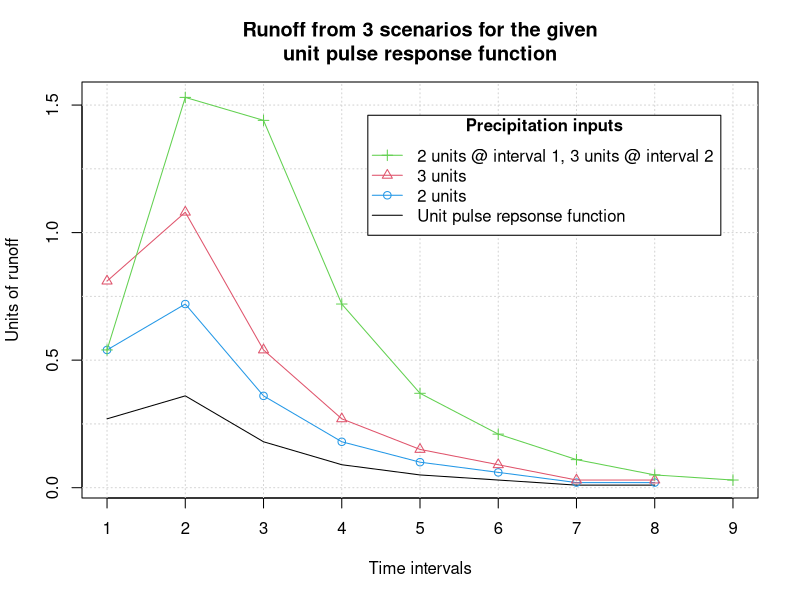

The R script that drew this image: (Note: this script raises an error after producing the figure.)
## Homework 7
## HW7.1 - Chow 7.2.2
# A system has the following unit pulse response function:
ur=c(0.27,0.36,0.18,0.09,0.05,0.03,0.01,0.01)
# Calculate the output from this system if it has input of
# a)
a=2 #units
# response to a
r.a=a*ur
# [1] 0.54 0.72 0.36 0.18 0.10 0.06 0.02 0.02
# b)
# response to b
b=3 # units
r.b=b*ur
# [1] 0.81 1.08 0.54 0.27 0.15 0.09 0.03 0.03
# c)
c.1=2 # units in the first time interval
c.2=3 #units in the second time interval
r.c=c(c.1*ur,0)+c(0,c.2*ur)
# [1] 0.54 1.53 1.44 0.72 0.37 0.21 0.11 0.05 0.03

plot(y=range(r.a,r.b,r.c),x=c(1,length(r.c)),type="n",main="Runoff from 3 scenarios for the given\nunit pulse response function",ylab="Units of runoff", xlab="Time intervals",xaxt="n")
axis(1,at=1:length(r.c),labels=1:length(r.c))
abline(v=1:length(r.c),h=seq(0,1.5,0.25),lty="dotted",col="lightgray")
lines(ur,type="l",col=1)
lines(r.a,type="o",pch=1,col=4)
lines(r.b,type="o",pch=2,col=2)
lines(r.c,type="o",pch=3,col=3)
legend("topright",inset=c(0.055,0.08),legend=c("2 units @ interval 1, 3 units @ interval 2", "3 units","2 units", "Unit pulse repsonse function"), col=c(3,2,4,1),pch=c(3,2,1,NA),lty=1,title=expression(bold("Precipitation inputs")))

tbl=as.data.frame(cbind(1:9,c(r.a,0),c(r.b,0),r.c))
colnames(tbl)=c("Interval",paste0("Scenario ",c("a","b","c")))
tbl
#   Interval Scenario a Scenario b Scenario c
# 1        1       0.54       0.81       0.54
# 2        2       0.72       1.08       1.53
# 3        3       0.36       0.54       1.44
# 4        4       0.18       0.27       0.72
# 5        5       0.10       0.15       0.37
# 6        6       0.06       0.09       0.21
# 7        7       0.02       0.03       0.11
# 8        8       0.02       0.03       0.05
# 9        9       0.00       0.00       0.03

## HW7.2 Chow7.4.5
# An intense storm with approximately constant intensity lasting 6 hours over a  watershed area of 785 km^2 produced the following discharges in Q in m^3/s
# The baseflow Qb has been estimated from the appearance of the observed hydrograph.
# Use deconvolution to determine the 2-hour unit hydrograph
# Given:
# Storm duration:
dur=6 # hours
# Watershed area:
A=785 # km^2
# Hours of observation:
H=seq(0,60,2)
# Unit length:
dt=2 # hours
# Observed streamflow:
Q=c(18,21,28,44,70,118,228,342,413,393,334,270,216,171,138,113,97,84,75,66,59,54,49,46,42,40,38,36,34,33,33) # m^3/s
# Observed baseflow:
Qb=c(18,20,25,32,40,47,54,61,68,75,79,77,73,69,66,63,60,57,55,52,49,47,44,42,40,38,37,35,34,33,33)
# Input from the storm: Streamflow - baseflow
Qd=Q-Qb # m^3/s
tbl=as.data.frame(rbind(H,Q,Qb,Qd))
rownames(tbl)=c("Hour","Q","Qb","Qd = Q-Qb")

# Watershed area in meters:
A.m=A*(1000^2)
Q.d=Qd[which(Qd>0)] # m^3/s
Qd.tot=sum(Q.d*2*3600) # m^3/s*hr*s/hr = m^3
# [1] 15696000 m^3

# number of hydrograph values; duration of direct runoff or direct runoff hydrograph (DRH):
N=length(Qd[which(Qd>0)])
# number of precipitation increments; effective rainfall hyetograph (ERH):
M=6/dt # 6 hour storm / 2 hour blocks 
# number of unit hydrograph ordinates
L=N-M+1

Pe=Qd.tot # m^3
Pe.M=((Pe/M)/A.m)*100 # (m^3/hr)/m^2 * 100 cm/m
# [1] 0.6664968 cm
Pm=c(rep(Pe.M,M),rep(0,length(Q.d)-M)) 

U=NULL
U[[1]]=round(Q.d[[1]]/Pm[[1]],0)
U[[2]]=round((Q.d[[2]]-Pm[[2]]*U[[1]])/Pm[[1]],0)
for(i in M:L){
  U[[i]]=round((Q.d[[i]]-Pm[[3]]*U[[i-2]]-Pm[[2]]*U[[i-1]])/Pm[[1]],0)
}
u=ceiling(log10(max(U)))-2
ylim=round((max(U)*1.1)/(10^(u)),0)*(10^u)
barplot(U,main="Unit hydrograph - Deconvolution method\nHW7.2 (Chow 7.4.5)",space=0,xlab="Interval",ylab=expression(paste("Runoff per unit Precipitation,     ",(m^3/s)/cm)),yaxt="n",ylim=c(0,ylim))
axis(1,at=seq(0,length(U),1),labels=seq(0,length(U),1))
axis(2,at=seq(0,ylim,ylim/10),labels=seq(0,ylim,ylim/10))
box()
U
# [1]   2   3  13  29  65 167 190 161 126  96  68
# [12]  51  34  23  18  15   8   7   6   2   3   3
# [23]   0   0   3

## HW7.3 Chow 7.5.3
# Use the two-hour unit hydrograph determined in prob 7.4.5 to calculate the streamflow hydrograph from a four hour storm in which 5cm of excess rainfall fell in the first two hours, and 6cm in the second two hours.
# Assume the same baseflow rate given in 7.4.5
Qb=c(18,20,25,32,40,47,54,61,68,75,79,77,73,69,66,63,60,57,55,52,49,47,44,42,40,38,37,35,34,33,33)
ur=c(2,3,13,29,65,167,190,161,126,96,68,51,34,23,18,15,8,7,6,2,3,3,0,0,3)

Pe.1=5 #cm
Pe.2=6 #cm
Q=c(0,Pe.1*ur,0)+c(0,0,Pe.2*ur)
Q=Q+Qb[1:length(Q)]    
Q1=c(0,Pe.1*ur,0)
Q1=Q1+Qb[1:length(Q1)]    
Q2=c(0,0,Pe.2*ur)
plot(x=range(0,length(Q)-1),y=range(0,Q),type="n",col=4,main="Chow 7.5.3\nStreamflow Hydrograph based on 2-hour unit hydrograph\nand Qb from Chow 7.4.5",xlab="Hours",ylab=expression(m^3/s),xaxt="n")
abline(h=seq(0,max(Q)+250,250),v=seq(0,length(Q),1),col="lightgray",lty="dotted")
axis(1,at=seq(0,length(Q1),2),labels=seq(0,2*length(Q1),4))
y1=c(Q,rev(Q1))
xx=c(0:(length(Q1)-1),(length(Q)-1):0)
polygon(xx, y1, col="lightblue",border="blue")
y2=c(Qb[1:length(Q)],rev(Q1))
polygon(xx, y2, col="pink",border="red")
y3=c(rep(0,length(Q)),rev(Qb[1:length(Q)]))
polygon(xx, y3, col="lightgray",border="black")
lines(y=Q,x=c(0:(length(Q)-1)),type="o",col="blue",pch=1)
lines(y=Q1,x=0:(length(Q1)-1),type="o",col="red",pch=2)
legend("topright",inset=c(0.11,0.16),legend=c("6 cm rain","5 cm rain","Baseflow, Qb"),col=c(4,2,1),lty=1,title=expression(bold("Streamflow sources")),pch=c(1,2,NA))

## HW7.4 Chow 7.6.2
# A storm on April 16, 1977, on the Shoal Creak Watershed at Northwest Park in Austin, Texas, resulted in the following rainfall-runoff values:
# length of interval:
dt=0.5 # hr.
# time series:
t=seq(dt,9,dt) # hr.
# Precipitation rate per interval:
P=c(0.28,0.12,0.13,0.14,0.18,0.14,0.07) # in
Pm=c(P,rep(0,(length(t)-length(P)))) # in/hr
Q=c(32,67,121,189,279,290,237,160,108,72,54,44,33,28,22,20,18,16) # cfs
# The watershed area:
A=7.03 # mi^2
A.ft=A*5280^2 # ft^2
# number of hydrograph values; duration of direct runoff or direct runoff hydrograph (DRH):
N=length(Q)
# number of precipitation increments; effective rainfall hyetograph (ERH):
M=length(P)
# number of unit hydrograph ordinates
L=N-M+1

# Assume that a uniform loss rate is valid.
# Determine the half-hour unit hydrograph by linear programming.  
## Calculation of the abstraction:
# Total volume of rain = total inches of rain * area of watershed
P.tot=sum(Pm)*A.ft/12 # ft^3
# Volume of direct runoff per timestep:
Q.dt=Q*3600*dt # ft^3/s*s/hr*hr = ft^3
# Total volume of direct runoff:
Q.tot=sum(Q.dt) # ft^3
# [1] 3222000
# Total volume of abstraction:
abstr.vol=P.tot-Q.tot # ft^3
# [1] 14090022
# Abstraction rate per timestep:
abstr=((abstr.vol/A.ft)/M)*12 # (ft^3/ft^2)*in
# [1] 0.1232457
# Excess rainfall per interval:
Pe=P-abstr # in
# [1]  0.156754322 -0.003245678  0.006754322  0.016754322  0.056754322  0.016754322 -0.053245678
# The number of intervals when the abstraction rate is greater than precipitation
Pe.0=length(P[which(P<abstr)])
# [1] 2
# Based on the calculated uniform abstraction rate, two of the intervals have less precipitation than the abstraction.  
### !!! couldn't find a satisfactory way to adjust for the difference in abstraction rates !!! ###

P2=c(0.28,0,0,0.14,0.18,0.14) # in
Pm2=c(P2,rep(0,(length(t)-length(P2)))) # in/hr
# number of precipitation increments; effective rainfall hyetograph (ERH):
M2=length(P2)
# number of unit hydrograph ordinates
L2=N-M2+1

# Assume that a uniform loss rate is valid.
# Determine the half-hour unit hydrograph by linear programming.  
## Calculation of the abstraction:
# Total volume of rain = total inches of rain * area of watershed
P.tot2=sum(Pm2)*A.ft/12 # ft^3
abstr.vol2=P.tot2-Q.tot # ft^3
# [1] 8863751.04
# Abstraction rate per timestep:
abstr2=((abstr.vol2/A.ft)/length(P2[which(P2>0)]))*12 # (ft^3/ft^2)*in
# [1] 0.1232457
# Excess rainfall per interval:
Pe2=ifelse(P2-abstr2<0,0,P2-abstr2) # in

Pe.m=c(Pe2,rep(0,length(t)-length(Pe2)))

# U=NULL
# U[[1]]=Q[[1]]/Pe.m[[1]]
# U[[2]]=(Q[[2]]-Pe.m[[2]]*U[[1]])/Pe.m[[1]]
# U[[3]]=(Q[[3]]-Pe.m[[3]]*U[[1]]-Pe.m[[2]]*U[[2]])/Pe.m[[1]]
# U[[4]]=(Q[[4]]-Pe.m[[4]]*U[[1]]-Pe.m[[3]]*U[[2]]-Pe.m[[2]]*U[[3]])/Pe.m[[1]]
# U[[5]]=(Q[[5]]-Pe.m[[5]]*U[[1]]-Pe.m[[4]]*U[[2]]-Pe.m[[3]]*U[[3]]-Pe.m[[2]]*U[[4]])/Pe.m[[1]]
# for(i in M2:L){
#   U[[i]]=(Q[[i]]-Pe.m[[6]]*U[[i-5]]-Pe.m[[5]]*U[[i-4]]-Pe.m[[4]]*U[[i-3]]-Pe.m[[3]]*U[[i-2]]-Pe.m[[2]]*U[[i-1]])/Pe.m[[1]]
# }
# u=ceiling(log10(max(U)))-1
# ylim=round((max(U)+(10^(u))/2)/(10^(u)),0)*(10^u)
# barplot(U,main="Unit hydrograph\nHW7.2 (Chow 7.4.5)",space=0,xlab=expression(paste(Delta,"t = 2 hours")),ylab="meters",yaxt="n",ylim=c(0,ylim))
# axis(1,at=seq(0,length(U),1),labels=seq(0,length(U)*2,2))
# axis(2,at=seq(0,ylim,ylim/10),labels=seq(0,ylim,ylim/10))
# box()


# Compare the unit hydrograph with that develped in example 7.4.1 for this watershed.

# ### Example 7.4.1 ###
# # find the half-hour unit hydrograph using the excess rainfall hyetograph and the direct runoff hydrograph in table 7.4.2
# # timesteps:
# t=1:11 # 0.5 hr.
# # Excess rainfall:
# P=c(1.06,1.93,1.81) # in.
# # Direct runoff:
# Q=c(428,1923,5297,9131,10625,7834,3921,1846,1402,830,313)
# # number of hydrograph values; duration of direct runoff or direct runoff hydrograph (DRH):
# N=length(Q)
# # number of precipitation increments; effective rainfall hyetograph (ERH):
# M=length(P)
# # number of unit hydrograph ordinates
# L=N-M+1
# U=NULL
# U[[1]]=round(Q[[1]]/P[[1]],0)
# U[[2]]=round((Q[[2]]-P[[2]]*U[[1]])/P[[1]],0)
# for(i in M:L){
#   U[[i]]=round((Q[[i]]-P[[3]]*U[[i-2]]-P[[2]]*U[[i-1]])/P[[1]],0)
# }
# U

u=c(100,200,300,400,500,400,300,200,100)
u.s=NULL
s1=u*(P[[1]]+c(0,P[[3]]))
s2=P[[1]]*u
q1=Q-s1
q2=Q-s2
u=(q1+q2)/(P[[3]]+P[[1]])
u.s[[3]]=u

barplot(Pe.m)
abline(h=abst,col=2)
barplot(P)

Pm.ft.s=(Pm/12)/3600 # ft/s
Total.Pm=Pm.ft.s*A.ft # cfs
abstr1=Total.Pm[[1]]-Q[[1]]
Q.A=Q/A.ft # ft/s
Q.in.hr=Q.A*12*3600 # in/hr
abstr2=Pm[[1]]-Q.in.hr[[1]]
P.abstr=Pm-abstr2
Q1=Q[[1]] # ft^3/s
Q1.ft3.hr=Q1*3600  
Q1.in.hr=Q1*((12)^2)*3600*1/(7.03*5280^2) # in/hr
abstr=P[[1]]-Q1.in.hr
P.total=sum(Pm*0.5*3600)*7.03*5280*5280*12*12
Q.total=sum(Q*0.5*3600) # ft^3
Q.in=(Q.total/(7.03*5280^2))*12
Q

# HW 7.5
#Using the data presented in Chow problem 7.4.5 derive the two-hour unit hydrograph using:
# a) Least squares
# The results from the least squares estimate are found in Table 7.5 and plotted as the green line in Fig. 7.5
# b) Linear programming. 
# Compare the results to the unit hydrograph derived by deconvolution in problem 7.4.5. 

# Unit hydrograph from linear programming (hw7.xlsx)
U.lp=c(1.500382297,3.000764595,13.50344068,28.50726365,64.51643879,168.0428173,189.0481695,160.5409058,127.5324953,94.52408474,67.51720338,52.51338041,33.00841054,22.50573446,19.50496987,13.00407784,11.50344068,5.501146892,4.000764595,5.501911487,1,1,1,1,1)
# Unit hydrograph from least squares (hw7.xlsx)
U.sse=c(0,8.26425546,8.345550103,26.90472824,73.62732324,160.2573023,188.0643258,168.1387056,122.0920146,93.37506372,72.04420971,49.64304383,32.48133663,24.86142168,17.56205372,13.42605458,9.223146667,6.96098992,4.56394952,3.123871456,2.747189675,1.624068092,1.537000656,0.15192708,1.494866717)
# Unit hydrograph from HW 7.2 - Chow 7.4.5
U=c(2,3,13,29,65,167,190,161,126,96,68,51,34,23,18,15,8,7,6,2,3,3,0,0,3)

# # looking at error between estimates, not needed for assignment
# Us=as.data.frame(rbind(U,U.lp,U.sse))
# str(Us)
# Us.2=sapply(Us,sd)
# Us.m=sapply(Us,mean)
# u.2=as.data.frame(t(Us))
# u.2$sd=Us.2
# u.2$mean=Us.m
# u.2$percent=u.2$sd/u.2$mean
# boxplot(u.2$percent)

### Plot to compare unit hydrograph calculation methods
# zero values changed to 1 to allow for a log10 scale on the y-axis
U[23:24]=c(1,1) 
U.sse[1]=1

par(mar=c(5,5,4,2))
u=ceiling(log10(max(U,U.lp,U.sse)))-2
ylim=round((max(U,U.lp,U.sse)*1.1)/(10^(u)),0)*(10^u)
plot(x=range(1,length(U)),y=c(1,max(U,U.sse,U.lp)),main="Comparison of Unit Hydrograph estimates\nHW 7.5 based on Chow 7.4.5",xlab="Interval",ylab=expression(paste("Runoff per unit Precipitation,     ",(m^3/s)/cm)),ylim=c(1,ylim),type="n",log="y")
axis(1,at=seq(0,length(U),1),labels=seq(0,length(U),1))
abline(h=c(1,2,5,10,20,50,100,200),v=c(1:25),col="lightgray",lty="dotted")
lines(x=1:length(U),y=U,type="o",col=2,pch=2)
lines(x=1:length(U.lp),y=U.lp,type="o",col=4)
lines(x=1:length(U.sse),y=U.sse,type="o",col=3,pch=3)
legend("topright",inset=c(0.02,0.04),legend=c("Deconvolution","Linear Programming","Least Squares"),lty=1,title="Unit Hydrograph Calculation Method",pch=c(1,2,3),col=c(4,2,3))

# HW7.6 - Chow 7.7.2
# Using the 10-minute unit hydrograph equations (7.7.9)-(7.7.13), develop the unit hydrograph for a small watershed of 0.3 mi^2 that has a main channel slope of 0.009 ft/ft.  The main channel area is 2000 feet long and the percent imperviousness is 25.  Next, develop the 10-minute unit hydrograph for the same watershed assuming the main channel length is 6000 feet long.  Plot and compare the two unit hydrographs.  Assume n = 0.05 for the main channel.

# 10-minute unit hydrographs
# Espey, Altman and Graves (1977)
# Watershed area:
A=0.3 # mi^2
# Channel slope:
S=0.009 # ft/ft
# Main channel length:
L=2000 # ft
# percent imperviousness:
I=0.25 # %
# Main channel Manning n value:
n=0.05
# Dimensionless watershed conveyance factor; a function of percent imperviousness and roughness (figure 7.7.3 - Chow et al., 1988)
phi=(0.86)
## calculation of unit hydrograph: 
# Time of rise to the peak of the unit hydrograph:
T.p=3.1*(L^0.23)*(S^(-0.25))*(I^(-0.18))*(phi^(1.57)) # minutes, Eq. (7.7.9)
# Peak flow of the unit hydrograph:
Q.p=(31.62*10^3)*(A^0.96)*(T.p^(-1.07)) # cfs/in, Eq. (7.7.10)
# Time of the base of the unit hydrograph
T.B=(125.89*10^3)*A*(Q.p^(-0.95)) # minutes, Eq. (7.7.11)
# Width of the hydrograph at 50% of Q.p
W.50=(16.22*10^3)*(A^0.93)*(Q.p^(-0.92)) # minutes, Eq. (7.7.12)
# Width of the hydrograph at 75% of Q.p
W.75=(3.25*10^3)*(A^0.79)*(Q.p^(-0.78)) # minutes, Eq. (7.7.12)

## Scenario 2
# Main channel length:
L2=6000 # ft
## calculation of unit hydrograph: 
## calculation of unit hydrograph: 
# Time of rise to the peak of the unit hydrograph:
T.p2=3.1*(L2^0.23)*(S^(-0.25))*(I^(-0.18))*(phi^(1.57)) # minutes, Eq. (7.7.9)
# Peak flow of the unit hydrograph:
Q.p2=(31.62*10^3)*(A^0.96)*(T.p2^(-1.07)) # cfs/in, Eq. (7.7.10)
# Time of the base of the unit hydrograph
T.B2=(125.89*10^3)*A*(Q.p2^(-0.95)) # minutes, Eq. (7.7.11)
# Width of the hydrograph at 50% of Q.p
W.502=(16.22*10^3)*(A^0.93)*(Q.p2^(-0.92)) # minutes, Eq. (7.7.12)
# Width of the hydrograph at 75% of Q.p
W.752=(3.25*10^3)*(A^0.79)*(Q.p2^(-0.78)) # minutes, Eq. (7.7.12)

## plot unit hydrographs
# Scenario 1
x=c(0,T.p-W.50/3,T.p-W.75/3,T.p,T.p+2*W.75/3,T.p+2*W.50/3,T.B)
y=c(0,0.5*Q.p,0.75*Q.p,Q.p,0.75*Q.p,0.5*Q.p,0)
# Scenario 2
x2=c(0,T.p2-W.502/3,T.p2-W.752/3,T.p2,T.p2+2*W.752/3,T.p2+2*W.502/3,T.B2)
y2=c(0,0.5*Q.p2,0.75*Q.p2,Q.p2,0.75*Q.p2,0.5*Q.p2,0)
# Plot
plot(x=range(x,x2),y=range(y,y2),type="n",ylab="Direct runoff, cfs / in.",xlab="Minutes",main="10-minute hydrographs for 2 scenarios\nHW 7.6 - Chow 7.7.2")
grid()
lines(y=y,x=x,type="o")
lines(y=y2,x=x2,type="o",col=2,pch=2)
legend("topright",inset=c(0.1,0.12), legend=c("Scenario 1: L = 2000 ft.","Scenario 2: L = 6000 ft."),col=c(1,2),pch=c(1,2),lty=1, title="Main Channel Lengths, L")


# R.tot=0.5*Q.p*(W.50+0.5*(T.B-W.50))+(0.75-0.5)*Q.p*(W.75+0.5*(W.50-W.75))+0.5*W.75*(Q.p-0.75*Q.p)*60
# R.tot2=0.5*Q.p2*(W.502+0.5*(T.B2-W.502))+(0.75-0.5)*Q.p2*(W.752+0.5*(W.502-W.752))+0.5*W.752*(Q.p2-0.75*Q.p2)*60

# t.b=2.67*T.p
# t.b2=2.67*T.p2
# lines(x=c(0,T.p,t.b),y=c(0,Q.p,0),type="o",pch=1,col=4)
# lines(x=c(0,T.p2,t.b2),y=c(0,Q.p2,0),type="o",pch=2,col=3)

# Table of values
Variable=c('A','S','L','I','n','phi','T.p','Q.p','T.B','W.50','W.75')
Scenario.1=c(A,S,L,I,n,phi,round(T.p,1),round(Q.p,1),round(T.B,1),round(W.50,1),round(W.75,1))
Scenario.2=c(A,S,L2,I,n,phi,round(T.p2,1),round(Q.p2,1),round(T.B2,1),round(W.502,1),round(W.752,1))
Units=c('mi^2','ft/ft','ft','%','','','minutes','cfs/in','minutes','minutes','minutes')
Description=c('Watershed area','Channel slope','Main channel length','Percent imperviousness','Manning n value','Watershed conveyance factor','Time of rise to the peak of the unit hydrograph','Peak flow of the unit hydrograph','Time of the base of the unit hydrograph','Width at 50% of peak flow','Width at 75% of peak flow')  
Equation=c('','','','','','','(7.7.9)','(7.7.10)','(7.7.11)','(7.7.12)','(7.7.12)')
tbl=as.data.frame(cbind(Variable,Scenario.1,Scenario.2,Units,Description,Equation))

# x.1=x/T.p
# x2.1=x2/T.p2
# y.1=y/Q.p
# y2.1=y2/Q.p2
# plot(x=range(x.1,x2.1),y=range(y.1,y2.1),type="n",ylab="Output / unit precipitation",xlab="Intervals",main="10-minute hydrographs for 2 scenarios\nHW 7.6 - Chow 7.7.2")
# grid()
# lines(y=y.1,x=x.1,type="o")
# lines(y=y2.1,x=x2.1,type="o",col=2,pch=2)
# legend("topright",inset=c(0.1,0.12), legend=c("L = 2000 ft.","L = 6000 ft."),col=c(1,2),pch=c(1,2),lty=1, title="Main Channel Lengths, L")

# HW7.7 - Chow 7.7.3
# Determine direct runoff hydrographs using the two 10-minute unit hydrographs derived in the previous problem for the watersheds with main channel lengths of 2000 ft and 6000 ft.  Consider a storm having 1.2 inches rainfall uniformly distributed over the first 30 minutes and 1.5 inches in the second 30 minutes.
# The infiltration losses are to be determined using the SCS method described in Chap. 5 for curve number CN = 85

# 10-minute unit hydrographs
uhs=cbind(x,y,x2,y2)
write.table(uhs,"uhs.txt",row.names=FALSE)

U1=y
U2=y2
t=x
t2=x2
dt=10
# storm duration:
dur=60

u=10
t.max=ceiling(max(t)/u)*u
t.max2=ceiling(max(t2)/u)*u

# intervals
int=seq(0,t.max,dt)
int2=seq(0,t.max2,dt)
M=dur/dt
L=t.max/dt
N=M+L-1
L2=t.max2/dt
N2=M+L2-1

new.u=NULL
for(i in 1:length(U1)){
  slope=(U1[i]-U1[i-1])/(t[i]-t[i-1])
  b=U1[i]-t[i]*slope
  nxt=int[which(int<t[i]&int>=t[i-1])]
  nxt=nxt*slope+b
  new.u=c(new.u,nxt)
}
new.u=c(new.u,0)

new.u2=NULL
for(i in 1:length(U2)){
  slope=(U2[i]-U2[i-1])/(t2[i]-t2[i-1])
  b=U2[i]-t2[i]*slope
  nxt=int2[which(int2<t2[i]&int2>=t2[i-1])]
  nxt=nxt*slope+b
  new.u2=c(new.u2,nxt)
}
new.u2=c(new.u2,0)


#HW7.8 - Chow 7.8.2
# For the data given in Chow 7.4.5, use the assumption of constant rainfall intensity for six hours to construct the S-hydrograph for this watershed.
# Linear programming solution for the 2-hour hydrograph for Chow 7.4.5
U=c(1.500382297,3.000764595,13.50344068,28.50726365,64.51643879,168.0428173,189.0481695,160.5409058,127.5324953,94.52408474,67.51720338,52.51338041,33.00841054,22.50573446,19.50496987,13.00407784,11.50344068,5.501146892,4.000764595,5.501911487,1,1,1,1,1)
dt=2
int=length(U)+h3/dt
Sh=NULL
for(i in 1:int){
  Sh[[i]]=sum(dt*U[1:i])
}
Sh[which(is.na(Sh))]=sum(dt*U)
par(mar=c(5,5,4,2))
plot(x=range(1,int),y=range(0,Sh),type="n",main="S-hydrograph (original 2-hour) and offset S-hydrographs (6- and 12-hour)\nfor the 2-hour unit hydrograph from Chow 7.4.5",xlab="Hours",ylab=expression("Direct runoff, "(ft^3/s)/in.),xaxt="n")
at=seq(0,int,1)
axis(1,at=at,labels=at*dt)
abline(v=at,lty="dotted",col="lightgray")
h1=2
h2=6
h3=12
lines(x=(h1/dt):(length(Sh)+(h1-dt)/dt),y=Sh,col="black",lwd=2)
lines(x=(h2/dt):(length(Sh)+(h2-dt)/dt),y=Sh,col="red",lwd=2)
lines(x=(h3/dt):(length(Sh)+(h3-dt)/dt),y=Sh,col="blue",lwd=2)
legend("bottomright",inset=c(0.1,0.2),legend=c("2-hours","6-hours","12-hours"),title=expression(bold(paste(Delta,"t"))),col=c(1,2,4),lwd=2)

# From the S-hydrograph for this watershed, determine the:
# 2-hour unit hydrograph
# 6-hour unit hydrograph
# 12-hour unit hydrograph

h=h2
shift=h/dt
g=c(Sh,rep(0,shift))
g.shift=c(rep(0,shift),Sh)
shift.h=(g-g.shift)/h
shift.h2=c(shift.h[which(shift.h>0)],0)
shift.h2

h=h3
shift=h/dt
g=c(Sh,rep(0,shift))
g.shift=c(rep(0,shift),Sh)
shift.h=(g-g.shift)/h
shift.h3=c(shift.h[which(shift.h>0)],0)
shift.h3

at=seq(1,length(shift.h3),1)
plot(x=range(at),y=range(1,U,shift.h2,shift.h3),type="n",main="2-, 6- and 12-hour unit hydrographs\nfor the watershed in Chow 7.4.5",xlab="Hours",ylab=expression(paste("Direct runoff, ",(ft^3/s)/in.)),xaxt="n")
axis(1,at=at,labels=at*dt)
abline(v=at,lty="dotted",col="lightgray")
lines(x=1:length(U),y=U,col="black",lwd=2)
lines(x=seq(1,length(shift.h2),1),y=shift.h2,col="red",lwd=2)
lines(x=seq(1,length(shift.h3),1),y=shift.h3,col="blue",lwd=2)
legend("topright",inset=c(0.1,0.2),legend=c("2-hour","4-hour","6-hour"),title=expression(bold("Unit hydrographs")),col=c(1,2,4),lwd=2)
abline(h=seq(0,200,25),lty="dotted",col="gray")
U
shift.h2  
shift.h3

# for(i in 1:int){
#   if(i<length(U)){
#     Sh[i]=sum(dt*U)
#     }
#   else{
#     Sh[i]=sum(dt*U[1:i])
#   }
# }
# 









# Snyder defined a standard unit hydrograph as one whose rainfall duration:
#  t.r=
# is related to the basin lag t.p by 
# t.p=5.5t.r # hr (7.7.1)
# For a standard unit hydrograph he found that:
# 1. basin lag:
# t.p=C.1*C.t*(L*L.c)^0.3 # hr (7.7.2)
# L is the length of the main stream from the outlet to the upstream divide
# L.c is the distance from the outlet to a point on the stream nearest the centroid of the watershed area
# C.1=0.75 # SI
# C.1=1 # English
# C.t is a coefficient derived from gaged watersheds in the same region
# 2. The peak discharge per unit drainage area in m^3/s*km^2 (cfs/mi^2) of the standard unit hydrograph is:
# q.p=C.2*C.p/t.p # (7.7.3)
# C.2=2.75 # SI
# C.2=640 # English
# C.p is a coefficient derived from gaged watersheds in the same region
# To compute C.t and C.p for a gaged watershed, the values of L and L.c are measured from the basin map.  From a derived uit hydrograph of the watershed are obtained values for its effective duration t.R in hours, its basin lag t.pR in hours, and its peak discharge per uit drainage area, q.pR in m^3/s*km^2*cm (cfs/mi^2*in).  If t.pR=5.5t.R, then t.R=t.r, t.pR=tp, and q.pR=q.p, and C.t and C.p are computed by Eqs. (7.7.2) and (7.7.3).  If t.pR is quite different from 5.5*t.r, the standard basin lag is:
# t.p=t.pR+(t.r-t.R)/4 # (7.7.4)
# and Eq.s (7.7.1) and (7.7.4) are solved simultaneously for t.r and t.p.  The values of C.t and C.p are then computed from (7.7.2) and (7.7.3) with q.pR=q.p and t.pR=t.p.
# When an ungaged watershed appears to be similar to a gaged watershed, the coefficients C.t and C.p for the gaged watershed can be used in the above equations to derive the required synthetic unit hydrograph for the ungaged watershed.
# 3. The relationship between q.p and the peak discharge per unit drainage area q.pR of the required unit hydrograph is:
# q.pR=(q.p*t.p)/t.pR # (7.7.5)
# 4. The base time t.b in hours of the unit hydrograph can be determined using the fact that the area under the unit hydrograph is equivalent to a direct runoff of 1 cm (1 inch).  Assuming a triangular shape for the unit hydrograph, the base time may be estimated by:
# t.b=C.3/q.pR # (7.7.6)
# where
# C.3=5.56 # SI
# C.3=1290 # English
# 5. the width in hours of a unit hydrograph at a discharge equal to a certain percent of hte peak discharge q.pr is given by:
# W=C.w*q.pR^(-1.08) # (7.7.7)
# where
# C.w=122 # SI 75-percent width
# C.w=444 # english 75-percent width
# C.w=2.14 # SI 50-percent width
# C.w=770 # english 50-percent width
# Usually one-third of this width is distributed before the unit hydrograph peak time and two thirds after the peak.
# 
# Example 7.7.1
# From the basin map of a given watershed, the following quantities are measured:
# L is the length of the main stream from the outlet to the upstream divide
L=150 #km^2
# L.c is the distance from the outlet to a point on the stream nearest the centroid of the watershed area
L.c=75 #km
# drainage area:
A=3500 # km^2
# From the unit hydrograph derived for the watershed, the following ar determined:
t.R=12 # hr
t.pR=34 # hr
# peak discharge
q.p=157.5 # m^3/s * cm
# Determine the coefficients C.t and C.p for the synthetic unit hydrograph of the watershed.
# If t.pR is quite different from 5.5*t.r, the standard basin lag is:
# t.p=t.pR+(t.r-t.R)/4 # (7.7.4)
# t.p=5.5t.r # hr (7.7.1)
# and Eq.s (7.7.1) and (7.7.4) are solved simultaneously for t.r and t.p.  
t.r=(t.R-t.pR*4)/(1-4*5.5) # hr
t.p=5.5*t.r # hr
# The values of C.t and C.p are then computed from (7.7.2) and (7.7.3) with 
C.1=0.75 # SI
C.t=t.p/(C.1*(L*L.c)^0.3) # hr (7.7.2)
# The peak discharge per unit drainage area in m^3/s*km^2 of the standard unit hydrograph is:
# q.p=C.2*C.p/t.p # (7.7.3)
C.2=2.75 # SI
C.p=(q.p/A*t.p)/C.2 # (7.7.3)

# Example 7.7.2
# Compute the 6-hour synthetic unit hydrograph of a watershed having a drainage area of 2500 km^2 with L = 100 km and L.c = 50 km.  This watershed is a sub-drainage area of the watershed in example 7.7.1

A=2500 # km^2
L=100 # km
L.c=50 #km

t.p=C.1*C.t*(L*L.c)^0.3 # hr (7.7.2)
t.r=t.p/5.5
q.p=C.2*C.p/t.p # (7.7.3)
t.R=6
t.pR=t.p-(t.r-t.R)/4 # (7.7.4)
q.pR=(q.p*t.p)/t.pR # (7.7.5)
q.pR*A
C.3=5.56 # SI
t.b=C.3/q.pR # (7.7.6)
C.w.75=1.22 # SI 75-percent width
C.w.50=2.14 # SI 50-percent width
W.75=C.w.75*q.pR^(-1.08) # (7.7.7)
W.50=C.w.50*q.pR^(-1.08) # (7.7.7)

x=c(0,(t.p+t.R/2)-W.50/3,(t.p+t.R/2)-W.75/3,(t.p+t.R/2),(t.p+t.R/2)+2*W.75/3,(t.p+t.R/2)+2*W.50/3,t.b)
y=c(0,q.pR*A*0.5,q.pR*A*0.75,q.pR*A,q.pR*A*0.75,q.pR*A*0.5,0)
plot(y~x,type="o")



C=2.08
t.r=10/60
T.c=1.25
t.p=0.6*T.c
A=3
T.p=t.r/2+t.p
q.p=(C*A)/T.p

A=0.3 # mi^2
# Channel slope:
S=0.009 # ft/ft
# Main channel length:
L=2000 # ft
# percent imperviousness:
I=25 # %
# Main channel length, scenario 2:
L.2=6000 # ft
n=0.05

# Example 7.8.1
# Use the 0.5-hour unit hydrograph in table 7.4.3 (from Example 7.4.1) to produce the S-hydrograph the the 1.5-h unit hydrograph for this watershed.
U=c(404,1079,2343,2506,1460,453,381,274,173)
dt=0.5
int=length(U)*2
Sh=NULL
# for(i in 1:int){
#   if(i<length(U)){
#     Sh[i]=sum(dt*U)
#     }
#   else{
#     Sh[i]=sum(dt*U[1:i])
#   }
# }
# 
for(i in 1:int){
Sh[[i]]=sum(dt*U[1:i])
}
Sh[which(is.na(Sh))]=sum(dt*U)

plot(x=range(dt,int),y=range(1,Sh),type="n",main="S-hydrograph (original 2-hour) and offset hydrographs (4- and 6-hour)\nfor the 2-hour unit hydrograph from Chow 7.4.5",xlab="Hours",ylab=expression((ft^3/s)/in.),xaxt="n")
at=seq(dt,int,dt)
axis(1,at=at,labels=at)
abline(v=at,lty="dotted",col="lightgray")
lines(x=1:length(Sh)*dt,y=Sh,col="black",lwd=2)
h1=0.5
h2=1.5
h3=3
lines(x=(1:int)+(h1-dt),y=Sh,col="black",lwd=2)
lines(x=(dt:int)+(h2-dt),y=Sh,col="red",lwd=2)
lines(x=(dt:int)+(h3-dt),y=Sh,col="blue",lwd=2)
legend("bottomright",inset=c(0.1,0.2),legend=c("2-hour","4-hour","6-hour"),title=expression(bold("S-hydrographs")),col=c(1,2,4),lwd=2)



h=1.5
shift=h/dt
g=c(Sh,rep(Sh[length(Sh)],shift))
g.shift=c(rep(0,shift),Sh)
shift.h=(g-g.shift)/h
shift.h=c(shift.h[which(shift.h>0)],0)
shift.h

Sh

par(mar=c(5,5,4,2))


h=h2
shift=h/dt
g=c(Sh,rep(0,shift))
g.shift=c(rep(0,shift),Sh)
shift.h=(g-g.shift)/h
shift.h2=c(shift.h[which(shift.h>0)],0)
shift.h2

h=h3
shift=h/dt
g=c(Sh,rep(0,shift))
g.shift=c(rep(0,shift),Sh)
shift.h=(g-g.shift)/h
shift.h3=c(shift.h[which(shift.h>0)],0)
shift.h3

at=seq(0,(length(shift.h3)*h3)/dt,1)
plot(x=range(at),y=range(1,U,shift.h2,shift.h3),type="n",main="2-, 4- and 6-hour unit hydrographs\nfor the watershed in Chow 7.4.5",xlab="Hours",ylab=expression((ft^3/s)/in.),xaxt="n")
axis(1,at=at,labels=at*dt)
abline(v=at,lty="dotted",col="lightgray")
lines(x=1:length(U),y=U,col="black",lwd=2)

lines(x=seq(dt,(length(shift.h2)*h2)/dt,h2/dt),y=shift.h2,col="red",lwd=2)
lines(x=seq(dt,(length(shift.h3)*h3)/dt,h3/dt),y=shift.h3,col="blue",lwd=2)

summary(U)
summary(shift.h2)
summary(shift.h3)